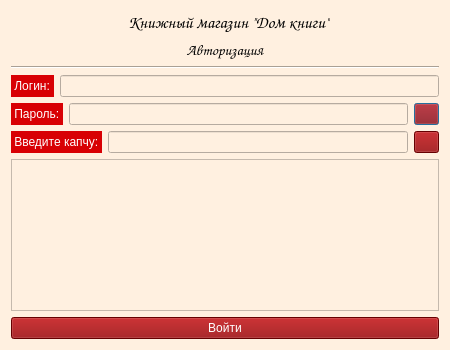
<?xml version="1.0" encoding="UTF-8"?>
<ui version="4.0">
 <class>Dialog</class>
 <widget class="QDialog" name="Dialog">
  <property name="geometry">
   <rect>
    <x>0</x>
    <y>0</y>
    <width>450</width>
    <height>350</height>
   </rect>
  </property>
  <property name="sizePolicy">
   <sizepolicy hsizetype="Fixed" vsizetype="Fixed">
    <horstretch>0</horstretch>
    <verstretch>0</verstretch>
   </sizepolicy>
  </property>
  <property name="maximumSize">
   <size>
    <width>450</width>
    <height>350</height>
   </size>
  </property>
  <property name="windowTitle">
   <string>Dialog</string>
  </property>
  <property name="styleSheet">
   <string notr="true">background-color: rgb(255, 240, 224);</string>
  </property>
  <layout class="QVBoxLayout" name="verticalLayout_2">
   <item>
    <layout class="QVBoxLayout" name="verticalLayout" stretch="0,1,0,1,1,0,0,10,1">
     <item>
      <layout class="QHBoxLayout" name="horizontalLayout_3" stretch="3,1,2,1">
       <property name="leftMargin">
        <number>12</number>
       </property>
       <property name="rightMargin">
        <number>0</number>
       </property>
       <item>
        <spacer name="horizontalSpacer">
         <property name="orientation">
          <enum>Qt::Horizontal</enum>
         </property>
         <property name="sizeHint" stdset="0">
          <size>
           <width>40</width>
           <height>20</height>
          </size>
         </property>
        </spacer>
       </item>
       <item>
        <widget class="QLabel" name="label_5">
         <property name="minimumSize">
          <size>
           <width>0</width>
           <height>0</height>
          </size>
         </property>
         <property name="font">
          <font>
           <family>Comic Sans MS</family>
           <pointsize>13</pointsize>
          </font>
         </property>
         <property name="text">
          <string>Книжный магазин &quot;Дом книги&quot;</string>
         </property>
         <property name="alignment">
          <set>Qt::AlignCenter</set>
         </property>
        </widget>
       </item>
       <item>
        <spacer name="horizontalSpacer_6">
         <property name="orientation">
          <enum>Qt::Horizontal</enum>
         </property>
         <property name="sizeHint" stdset="0">
          <size>
           <width>40</width>
           <height>20</height>
          </size>
         </property>
        </spacer>
       </item>
       <item>
        <widget class="QLabel" name="logo">
         <property name="maximumSize">
          <size>
           <width>80</width>
           <height>80</height>
          </size>
         </property>
         <property name="text">
          <string/>
         </property>
         <property name="pixmap">
          <pixmap>img/logo_mini.PNG</pixmap>
         </property>
         <property name="scaledContents">
          <bool>true</bool>
         </property>
         <property name="wordWrap">
          <bool>false</bool>
         </property>
         <property name="openExternalLinks">
          <bool>false</bool>
         </property>
        </widget>
       </item>
      </layout>
     </item>
     <item>
      <widget class="QLabel" name="label">
       <property name="font">
        <font>
         <family>Comic Sans MS</family>
         <pointsize>11</pointsize>
         <weight>50</weight>
         <italic>false</italic>
         <bold>false</bold>
        </font>
       </property>
       <property name="styleSheet">
        <string notr="true">font: 11pt &quot;Comic Sans MS&quot;;</string>
       </property>
       <property name="text">
        <string>Авторизация</string>
       </property>
       <property name="alignment">
        <set>Qt::AlignCenter</set>
       </property>
      </widget>
     </item>
     <item>
      <widget class="Line" name="line">
       <property name="orientation">
        <enum>Qt::Horizontal</enum>
       </property>
      </widget>
     </item>
     <item>
      <layout class="QHBoxLayout" name="horizontalLayout">
       <item>
        <widget class="QLabel" name="label_2">
         <property name="styleSheet">
          <string notr="true">background-color: rgb(216, 0, 4);
color: rgb(255, 255, 255);
font: 9pt &quot;Comic Sans MS&quot;;</string>
         </property>
         <property name="text">
          <string> Логин: </string>
         </property>
        </widget>
       </item>
       <item>
        <widget class="QLineEdit" name="edit_login"/>
       </item>
      </layout>
     </item>
     <item>
      <layout class="QHBoxLayout" name="horizontalLayout_2">
       <item>
        <widget class="QLabel" name="label_3">
         <property name="styleSheet">
          <string notr="true">background-color: rgb(216, 0, 4);
color: rgb(255, 255, 255);
font: 9pt &quot;Comic Sans MS&quot;;</string>
         </property>
         <property name="text">
          <string> Пароль: </string>
         </property>
        </widget>
       </item>
       <item>
        <widget class="QLineEdit" name="edit_password">
         <property name="inputMethodHints">
          <set>Qt::ImhHiddenText|Qt::ImhNoAutoUppercase|Qt::ImhNoPredictiveText|Qt::ImhSensitiveData</set>
         </property>
         <property name="echoMode">
          <enum>QLineEdit::Password</enum>
         </property>
        </widget>
       </item>
       <item>
        <widget class="QPushButton" name="btn_hide_password">
         <property name="maximumSize">
          <size>
           <width>25</width>
           <height>25</height>
          </size>
         </property>
         <property name="cursor">
          <cursorShape>PointingHandCursor</cursorShape>
         </property>
         <property name="styleSheet">
          <string notr="true">background-color: rgb(143, 0, 2);
font: 9pt &quot;Comic Sans MS&quot;;
color: rgb(255, 255, 255);</string>
         </property>
         <property name="text">
          <string/>
         </property>
         <property name="icon">
          <iconset>
           <normaloff>img/eye.png</normaloff>img/eye.png</iconset>
         </property>
        </widget>
       </item>
      </layout>
     </item>
     <item>
      <layout class="QHBoxLayout" name="horizontalLayout_4">
       <item>
        <widget class="QLabel" name="label_4">
         <property name="styleSheet">
          <string notr="true">background-color: rgb(216, 0, 4);
color: rgb(255, 255, 255);
font: 9pt &quot;Comic Sans MS&quot;;</string>
         </property>
         <property name="text">
          <string> Введите капчу: </string>
         </property>
        </widget>
       </item>
       <item>
        <widget class="QLineEdit" name="edit_captcha"/>
       </item>
       <item>
        <widget class="QPushButton" name="btn_new_captcha">
         <property name="maximumSize">
          <size>
           <width>25</width>
           <height>25</height>
          </size>
         </property>
         <property name="cursor">
          <cursorShape>PointingHandCursor</cursorShape>
         </property>
         <property name="styleSheet">
          <string notr="true">background-color: rgb(143, 0, 2);
font: 9pt &quot;Comic Sans MS&quot;;
color: rgb(255, 255, 255);</string>
         </property>
         <property name="text">
          <string/>
         </property>
         <property name="icon">
          <iconset>
           <normaloff>img/new.png</normaloff>img/new.png</iconset>
         </property>
        </widget>
       </item>
      </layout>
     </item>
     <item>
      <widget class="QGraphicsView" name="draw_captcha"/>
     </item>
     <item>
      <spacer name="verticalSpacer">
       <property name="orientation">
        <enum>Qt::Vertical</enum>
       </property>
       <property name="sizeHint" stdset="0">
        <size>
         <width>20</width>
         <height>40</height>
        </size>
       </property>
      </spacer>
     </item>
     <item>
      <widget class="QPushButton" name="btn_enter">
       <property name="cursor">
        <cursorShape>PointingHandCursor</cursorShape>
       </property>
       <property name="styleSheet">
        <string notr="true">background-color: rgb(143, 0, 2);
font: 9pt &quot;Comic Sans MS&quot;;
color: rgb(255, 255, 255);</string>
       </property>
       <property name="text">
        <string>Войти</string>
       </property>
      </widget>
     </item>
    </layout>
   </item>
  </layout>
 </widget>
 <resources/>
 <connections/>
</ui>
